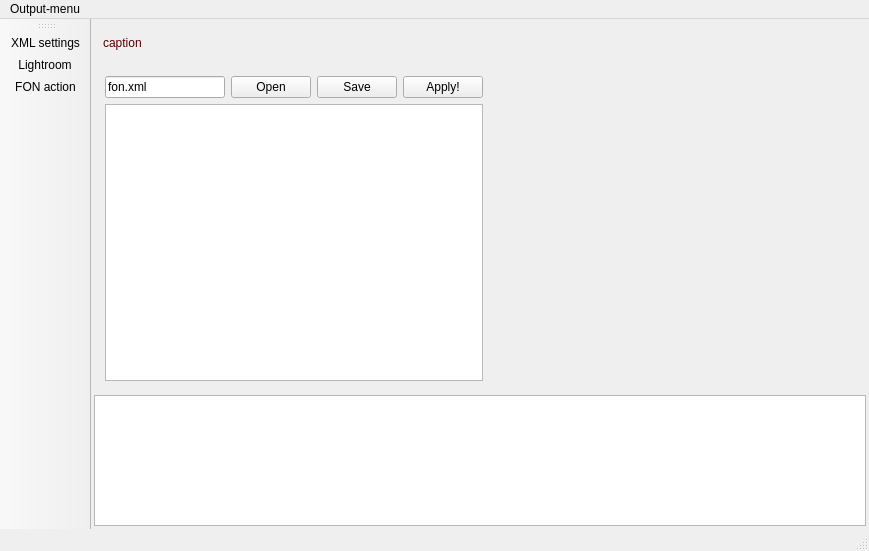
<?xml version="1.0" encoding="UTF-8"?>
<ui version="4.0">
 <class>MainWindowClass</class>
 <widget class="QMainWindow" name="MainWindowClass">
  <property name="geometry">
   <rect>
    <x>0</x>
    <y>0</y>
    <width>869</width>
    <height>551</height>
   </rect>
  </property>
  <property name="windowTitle">
   <string>FON Studio</string>
  </property>
  <property name="windowIcon">
   <iconset resource="res/fonstudio.qrc">
    <normaloff>:/icon4.png</normaloff>:/icon4.png</iconset>
  </property>
  <widget class="QWidget" name="centralWidget">
   <layout class="QGridLayout" name="gridLayout" rowstretch="1,5,2" columnstretch="1,2">
    <property name="margin">
     <number>3</number>
    </property>
    <property name="spacing">
     <number>3</number>
    </property>
    <item row="1" column="1">
     <widget class="PaintArea" name="PaintWidget" native="true">
      <property name="sizePolicy">
       <sizepolicy hsizetype="Expanding" vsizetype="Expanding">
        <horstretch>2</horstretch>
        <verstretch>0</verstretch>
       </sizepolicy>
      </property>
      <property name="cursor">
       <cursorShape>CrossCursor</cursorShape>
      </property>
      <property name="autoFillBackground">
       <bool>true</bool>
      </property>
     </widget>
    </item>
    <item row="2" column="0" colspan="2">
     <widget class="QPlainTextEdit" name="logOutput">
      <property name="sizePolicy">
       <sizepolicy hsizetype="Expanding" vsizetype="Expanding">
        <horstretch>0</horstretch>
        <verstretch>2</verstretch>
       </sizepolicy>
      </property>
      <property name="maximumSize">
       <size>
        <width>16777215</width>
        <height>200</height>
       </size>
      </property>
     </widget>
    </item>
    <item row="0" column="0" colspan="2">
     <widget class="QWidget" name="mainCaption" native="true">
      <property name="maximumSize">
       <size>
        <width>16777215</width>
        <height>40</height>
       </size>
      </property>
      <widget class="QLabel" name="headerCaption">
       <property name="geometry">
        <rect>
         <x>9</x>
         <y>9</y>
         <width>701</width>
         <height>24</height>
        </rect>
       </property>
       <property name="styleSheet">
        <string>font: 75 14pt &quot;Verdana&quot;;
color: rgb(85, 0, 0);</string>
       </property>
       <property name="text">
        <string>caption</string>
       </property>
       <property name="textFormat">
        <enum>Qt::PlainText</enum>
       </property>
      </widget>
     </widget>
    </item>
    <item row="1" column="0">
     <widget class="QStackedWidget" name="editStack">
      <property name="sizePolicy">
       <sizepolicy hsizetype="Preferred" vsizetype="Preferred">
        <horstretch>0</horstretch>
        <verstretch>0</verstretch>
       </sizepolicy>
      </property>
      <property name="minimumSize">
       <size>
        <width>400</width>
        <height>0</height>
       </size>
      </property>
      <property name="currentIndex">
       <number>0</number>
      </property>
      <widget class="QWidget" name="pageXML">
       <layout class="QVBoxLayout" name="verticalLayout">
        <item>
         <layout class="QHBoxLayout" name="horizontalLayout">
          <item>
           <widget class="QLineEdit" name="initFileName">
            <property name="text">
             <string>fon.xml</string>
            </property>
           </widget>
          </item>
          <item>
           <widget class="QPushButton" name="openFile">
            <property name="text">
             <string>Open</string>
            </property>
           </widget>
          </item>
          <item>
           <widget class="QPushButton" name="saveFile">
            <property name="text">
             <string>Save</string>
            </property>
           </widget>
          </item>
          <item>
           <widget class="QPushButton" name="applyXML">
            <property name="text">
             <string>Apply!</string>
            </property>
           </widget>
          </item>
         </layout>
        </item>
        <item>
         <widget class="QTextEdit" name="iniEdit">
          <property name="enabled">
           <bool>true</bool>
          </property>
          <property name="sizePolicy">
           <sizepolicy hsizetype="Expanding" vsizetype="Expanding">
            <horstretch>0</horstretch>
            <verstretch>1</verstretch>
           </sizepolicy>
          </property>
          <property name="maximumSize">
           <size>
            <width>1000</width>
            <height>16777215</height>
           </size>
          </property>
         </widget>
        </item>
       </layout>
      </widget>
      <widget class="QWidget" name="pageLightroom">
       <widget class="QPushButton" name="pbCreateLightroom">
        <property name="geometry">
         <rect>
          <x>10</x>
          <y>20</y>
          <width>171</width>
          <height>23</height>
         </rect>
        </property>
        <property name="text">
         <string>Create Lightroom</string>
        </property>
       </widget>
       <widget class="QPushButton" name="testLRO">
        <property name="geometry">
         <rect>
          <x>270</x>
          <y>160</y>
          <width>75</width>
          <height>23</height>
         </rect>
        </property>
        <property name="text">
         <string>lro - test</string>
        </property>
       </widget>
       <widget class="QLineEdit" name="lr_x">
        <property name="geometry">
         <rect>
          <x>40</x>
          <y>100</y>
          <width>41</width>
          <height>20</height>
         </rect>
        </property>
        <property name="text">
         <string>10</string>
        </property>
       </widget>
       <widget class="QLineEdit" name="lr_z">
        <property name="geometry">
         <rect>
          <x>40</x>
          <y>140</y>
          <width>41</width>
          <height>20</height>
         </rect>
        </property>
        <property name="text">
         <string>5</string>
        </property>
       </widget>
       <widget class="QLineEdit" name="lr_y">
        <property name="geometry">
         <rect>
          <x>40</x>
          <y>120</y>
          <width>41</width>
          <height>20</height>
         </rect>
        </property>
        <property name="text">
         <string>10</string>
        </property>
       </widget>
       <widget class="QPushButton" name="lroTestHemi">
        <property name="geometry">
         <rect>
          <x>270</x>
          <y>100</y>
          <width>75</width>
          <height>23</height>
         </rect>
        </property>
        <property name="text">
         <string>Test Grid</string>
        </property>
       </widget>
       <widget class="QPushButton" name="lrCalcFullGrid">
        <property name="geometry">
         <rect>
          <x>270</x>
          <y>180</y>
          <width>81</width>
          <height>23</height>
         </rect>
        </property>
        <property name="text">
         <string>calc full grid</string>
        </property>
       </widget>
       <widget class="QPushButton" name="lrLightGrid">
        <property name="geometry">
         <rect>
          <x>90</x>
          <y>50</y>
          <width>75</width>
          <height>23</height>
         </rect>
        </property>
        <property name="text">
         <string>draw lightgrid</string>
        </property>
       </widget>
       <widget class="QSlider" name="lrSliderX">
        <property name="geometry">
         <rect>
          <x>90</x>
          <y>100</y>
          <width>160</width>
          <height>21</height>
         </rect>
        </property>
        <property name="minimum">
         <number>-50</number>
        </property>
        <property name="maximum">
         <number>50</number>
        </property>
        <property name="orientation">
         <enum>Qt::Horizontal</enum>
        </property>
       </widget>
       <widget class="QSlider" name="lrSliderY">
        <property name="geometry">
         <rect>
          <x>90</x>
          <y>120</y>
          <width>160</width>
          <height>21</height>
         </rect>
        </property>
        <property name="minimum">
         <number>-50</number>
        </property>
        <property name="maximum">
         <number>50</number>
        </property>
        <property name="orientation">
         <enum>Qt::Horizontal</enum>
        </property>
       </widget>
       <widget class="QSlider" name="lrSliderZ">
        <property name="geometry">
         <rect>
          <x>90</x>
          <y>140</y>
          <width>160</width>
          <height>21</height>
         </rect>
        </property>
        <property name="maximum">
         <number>50</number>
        </property>
        <property name="orientation">
         <enum>Qt::Horizontal</enum>
        </property>
       </widget>
       <widget class="QLineEdit" name="lrAzim">
        <property name="geometry">
         <rect>
          <x>160</x>
          <y>180</y>
          <width>41</width>
          <height>20</height>
         </rect>
        </property>
        <property name="text">
         <string>0</string>
        </property>
       </widget>
       <widget class="QLineEdit" name="lrElevation">
        <property name="geometry">
         <rect>
          <x>210</x>
          <y>180</y>
          <width>41</width>
          <height>20</height>
         </rect>
        </property>
        <property name="text">
         <string>45</string>
        </property>
       </widget>
       <widget class="QLabel" name="label_4">
        <property name="geometry">
         <rect>
          <x>160</x>
          <y>160</y>
          <width>46</width>
          <height>14</height>
         </rect>
        </property>
        <property name="text">
         <string>Azimuth</string>
        </property>
       </widget>
       <widget class="QLabel" name="label_5">
        <property name="geometry">
         <rect>
          <x>210</x>
          <y>160</y>
          <width>46</width>
          <height>14</height>
         </rect>
        </property>
        <property name="text">
         <string>Elevation</string>
        </property>
       </widget>
       <widget class="QPushButton" name="lrProcess">
        <property name="geometry">
         <rect>
          <x>30</x>
          <y>250</y>
          <width>141</width>
          <height>23</height>
         </rect>
        </property>
        <property name="text">
         <string>Create &quot;writer&quot; stamps</string>
        </property>
       </widget>
       <widget class="QLabel" name="lrHemiValue">
        <property name="geometry">
         <rect>
          <x>280</x>
          <y>130</y>
          <width>46</width>
          <height>14</height>
         </rect>
        </property>
        <property name="text">
         <string>0</string>
        </property>
       </widget>
       <widget class="QPushButton" name="lrLoadStamps">
        <property name="geometry">
         <rect>
          <x>30</x>
          <y>280</y>
          <width>141</width>
          <height>23</height>
         </rect>
        </property>
        <property name="text">
         <string>Test load Stamps</string>
        </property>
       </widget>
       <widget class="QPushButton" name="lrReadStamps">
        <property name="geometry">
         <rect>
          <x>30</x>
          <y>220</y>
          <width>141</width>
          <height>23</height>
         </rect>
        </property>
        <property name="text">
         <string>Create &quot;reader&quot; stamps</string>
        </property>
       </widget>
      </widget>
      <widget class="QWidget" name="pageFON">
       <layout class="QVBoxLayout" name="verticalLayout_2">
        <item>
         <widget class="QTabWidget" name="tabWidget">
          <property name="sizePolicy">
           <sizepolicy hsizetype="Expanding" vsizetype="Expanding">
            <horstretch>0</horstretch>
            <verstretch>2</verstretch>
           </sizepolicy>
          </property>
          <property name="currentIndex">
           <number>0</number>
          </property>
          <widget class="QWidget" name="tab">
           <attribute name="title">
            <string>Stamping</string>
           </attribute>
           <widget class="QPushButton" name="stampTrees">
            <property name="geometry">
             <rect>
              <x>90</x>
              <y>10</y>
              <width>75</width>
              <height>23</height>
             </rect>
            </property>
            <property name="minimumSize">
             <size>
              <width>0</width>
              <height>0</height>
             </size>
            </property>
            <property name="text">
             <string>stamp trees</string>
            </property>
           </widget>
           <widget class="QPushButton" name="fonRun">
            <property name="geometry">
             <rect>
              <x>10</x>
              <y>10</y>
              <width>75</width>
              <height>23</height>
             </rect>
            </property>
            <property name="text">
             <string>Setup FON</string>
            </property>
           </widget>
           <widget class="QGroupBox" name="gEditTree">
            <property name="geometry">
             <rect>
              <x>10</x>
              <y>40</y>
              <width>331</width>
              <height>111</height>
             </rect>
            </property>
            <property name="title">
             <string>Edit tree</string>
            </property>
            <widget class="QDoubleSpinBox" name="treeDbh">
             <property name="geometry">
              <rect>
               <x>20</x>
               <y>30</y>
               <width>62</width>
               <height>22</height>
              </rect>
             </property>
             <property name="toolTip">
              <string>diameter (cm)</string>
             </property>
             <property name="maximum">
              <double>299.990000000000009</double>
             </property>
            </widget>
            <widget class="QDoubleSpinBox" name="treeHeight">
             <property name="geometry">
              <rect>
               <x>90</x>
               <y>30</y>
               <width>62</width>
               <height>22</height>
              </rect>
             </property>
             <property name="toolTip">
              <string>Height [m]</string>
             </property>
            </widget>
            <widget class="QPushButton" name="treeChange">
             <property name="geometry">
              <rect>
               <x>220</x>
               <y>10</y>
               <width>75</width>
               <height>21</height>
              </rect>
             </property>
             <property name="text">
              <string>Change</string>
             </property>
            </widget>
            <widget class="QDoubleSpinBox" name="treePosX">
             <property name="geometry">
              <rect>
               <x>20</x>
               <y>60</y>
               <width>62</width>
               <height>22</height>
              </rect>
             </property>
            </widget>
            <widget class="QDoubleSpinBox" name="treePosY">
             <property name="geometry">
              <rect>
               <x>90</x>
               <y>60</y>
               <width>62</width>
               <height>22</height>
              </rect>
             </property>
            </widget>
            <widget class="QLabel" name="treeImpact">
             <property name="geometry">
              <rect>
               <x>220</x>
               <y>60</y>
               <width>91</width>
               <height>41</height>
              </rect>
             </property>
             <property name="text">
              <string>(value)</string>
             </property>
            </widget>
            <widget class="QPushButton" name="pbSetAsDebug">
             <property name="geometry">
              <rect>
               <x>220</x>
               <y>40</y>
               <width>75</width>
               <height>23</height>
              </rect>
             </property>
             <property name="text">
              <string>debug tree</string>
             </property>
            </widget>
           </widget>
           <widget class="QGroupBox" name="groupBox">
            <property name="geometry">
             <rect>
              <x>10</x>
              <y>150</y>
              <width>331</width>
              <height>111</height>
             </rect>
            </property>
            <property name="title">
             <string>Visualization Options</string>
            </property>
            <widget class="QRadioButton" name="visFon">
             <property name="geometry">
              <rect>
               <x>10</x>
               <y>20</y>
               <width>84</width>
               <height>18</height>
              </rect>
             </property>
             <property name="text">
              <string>FON</string>
             </property>
             <property name="checked">
              <bool>true</bool>
             </property>
            </widget>
            <widget class="QRadioButton" name="visImpact">
             <property name="geometry">
              <rect>
               <x>10</x>
               <y>40</y>
               <width>111</width>
               <height>18</height>
              </rect>
             </property>
             <property name="text">
              <string>Impact values</string>
             </property>
            </widget>
            <widget class="QRadioButton" name="visDomGrid">
             <property name="geometry">
              <rect>
               <x>10</x>
               <y>60</y>
               <width>101</width>
               <height>18</height>
              </rect>
             </property>
             <property name="text">
              <string>dominace grid</string>
             </property>
            </widget>
            <widget class="QCheckBox" name="visAutoScale">
             <property name="geometry">
              <rect>
               <x>210</x>
               <y>20</y>
               <width>111</width>
               <height>18</height>
              </rect>
             </property>
             <property name="text">
              <string>Autoscale colors</string>
             </property>
            </widget>
            <widget class="QLabel" name="fonValue">
             <property name="geometry">
              <rect>
               <x>210</x>
               <y>70</y>
               <width>101</width>
               <height>31</height>
              </rect>
             </property>
             <property name="text">
              <string>(value)</string>
             </property>
            </widget>
            <widget class="QCheckBox" name="visDomHeight">
             <property name="geometry">
              <rect>
               <x>210</x>
               <y>40</y>
               <width>51</width>
               <height>18</height>
              </rect>
             </property>
             <property name="toolTip">
              <string>for vis. of influence grid: when checked, the color shows the FON-value if scaled to the height in combo-box right, and not for the value of the actual height-dominance-grid.</string>
             </property>
             <property name="text">
              <string>scale</string>
             </property>
            </widget>
            <widget class="QComboBox" name="visScaleValue">
             <property name="geometry">
              <rect>
               <x>260</x>
               <y>40</y>
               <width>51</width>
               <height>22</height>
              </rect>
             </property>
             <property name="toolTip">
              <string>&lt;!DOCTYPE HTML PUBLIC &quot;-//W3C//DTD HTML 4.0//EN&quot; &quot;http://www.w3.org/TR/REC-html40/strict.dtd&quot;&gt;
&lt;html&gt;&lt;head&gt;&lt;meta name=&quot;qrichtext&quot; content=&quot;1&quot; /&gt;&lt;style type=&quot;text/css&quot;&gt;
p, li { white-space: pre-wrap; }
&lt;/style&gt;&lt;/head&gt;&lt;body style=&quot; font-family:'MS Shell Dlg 2'; font-size:8.25pt; font-weight:400; font-style:normal;&quot;&gt;
&lt;p style=&quot; margin-top:0px; margin-bottom:0px; margin-left:0px; margin-right:0px; -qt-block-indent:0; text-indent:0px;&quot;&gt;&lt;span style=&quot; font-size:8pt;&quot;&gt;for vis. of influence grid: height value in meters.&lt;/span&gt;&lt;/p&gt;&lt;/body&gt;&lt;/html&gt;</string>
             </property>
             <item>
              <property name="text">
               <string>5</string>
              </property>
             </item>
             <item>
              <property name="text">
               <string>10</string>
              </property>
             </item>
             <item>
              <property name="text">
               <string>20</string>
              </property>
             </item>
             <item>
              <property name="text">
               <string>30</string>
              </property>
             </item>
             <item>
              <property name="text">
               <string>40</string>
              </property>
             </item>
             <item>
              <property name="text">
               <string>50</string>
              </property>
             </item>
             <item>
              <property name="text">
               <string>80</string>
              </property>
             </item>
            </widget>
           </widget>
           <widget class="QPushButton" name="pbResults">
            <property name="geometry">
             <rect>
              <x>270</x>
              <y>10</y>
              <width>71</width>
              <height>23</height>
             </rect>
            </property>
            <property name="toolTip">
             <string>copies tree results in clipboard.</string>
            </property>
            <property name="text">
             <string>Results</string>
            </property>
           </widget>
          </widget>
          <widget class="QWidget" name="tab_2">
           <attribute name="title">
            <string>Testing</string>
           </attribute>
           <widget class="QWidget" name="layoutWidget">
            <property name="geometry">
             <rect>
              <x>10</x>
              <y>20</y>
              <width>255</width>
              <height>22</height>
             </rect>
            </property>
            <layout class="QHBoxLayout" name="horizontalLayout_4">
             <item>
              <widget class="QLabel" name="label_3">
               <property name="text">
                <string>Formula</string>
               </property>
              </widget>
             </item>
             <item>
              <widget class="QLineEdit" name="formula"/>
             </item>
            </layout>
           </widget>
           <widget class="QWidget" name="layoutWidget_2">
            <property name="geometry">
             <rect>
              <x>10</x>
              <y>50</y>
              <width>255</width>
              <height>53</height>
             </rect>
            </property>
            <layout class="QHBoxLayout" name="horizontalLayout_3">
             <item>
              <widget class="QLineEdit" name="lVar1">
               <property name="maximumSize">
                <size>
                 <width>65</width>
                 <height>16777215</height>
                </size>
               </property>
              </widget>
             </item>
             <item>
              <widget class="QLineEdit" name="lVar2">
               <property name="maximumSize">
                <size>
                 <width>65</width>
                 <height>16777215</height>
                </size>
               </property>
              </widget>
             </item>
             <item>
              <widget class="QLabel" name="lCalcResult">
               <property name="text">
                <string>&lt;!DOCTYPE HTML PUBLIC &quot;-//W3C//DTD HTML 4.0//EN&quot; &quot;http://www.w3.org/TR/REC-html40/strict.dtd&quot;&gt;
&lt;html&gt;&lt;head&gt;&lt;meta name=&quot;qrichtext&quot; content=&quot;1&quot; /&gt;&lt;style type=&quot;text/css&quot;&gt;
p, li { white-space: pre-wrap; }
&lt;/style&gt;&lt;/head&gt;&lt;body style=&quot; font-family:'MS Shell Dlg 2'; font-size:8.25pt; font-weight:400; font-style:normal;&quot;&gt;
&lt;p style=&quot; margin-top:0px; margin-bottom:0px; margin-left:0px; margin-right:0px; -qt-block-indent:0; text-indent:0px;&quot;&gt;&lt;span style=&quot; font-size:8pt;&quot;&gt;Result&lt;/span&gt;&lt;a href=&quot;http://www.orf.at&quot;&gt;&lt;span style=&quot; text-decoration: underline; color:#0000ff;&quot;&gt;hoi&lt;/span&gt;&lt;/a&gt;&lt;/p&gt;&lt;/body&gt;&lt;/html&gt;</string>
               </property>
              </widget>
             </item>
             <item>
              <widget class="QPushButton" name="calcFormula">
               <property name="text">
                <string>Calculate</string>
               </property>
              </widget>
             </item>
            </layout>
           </widget>
           <widget class="QLabel" name="label">
            <property name="geometry">
             <rect>
              <x>30</x>
              <y>130</y>
              <width>46</width>
              <height>14</height>
             </rect>
            </property>
            <property name="text">
             <string>Count</string>
            </property>
           </widget>
           <widget class="QLineEdit" name="eTreeCount">
            <property name="geometry">
             <rect>
              <x>70</x>
              <y>130</y>
              <width>41</width>
              <height>20</height>
             </rect>
            </property>
            <property name="text">
             <string>100</string>
            </property>
           </widget>
           <widget class="QPushButton" name="pbAddTrees">
            <property name="geometry">
             <rect>
              <x>200</x>
              <y>130</y>
              <width>75</width>
              <height>23</height>
             </rect>
            </property>
            <property name="text">
             <string>Add</string>
            </property>
           </widget>
           <widget class="QLineEdit" name="eTreeDBH">
            <property name="geometry">
             <rect>
              <x>150</x>
              <y>130</y>
              <width>41</width>
              <height>20</height>
             </rect>
            </property>
            <property name="text">
             <string>30</string>
            </property>
           </widget>
           <widget class="QLabel" name="label_2">
            <property name="geometry">
             <rect>
              <x>120</x>
              <y>130</y>
              <width>46</width>
              <height>14</height>
             </rect>
            </property>
            <property name="text">
             <string>DBH</string>
            </property>
           </widget>
           <widget class="QPushButton" name="calcMatrix">
            <property name="geometry">
             <rect>
              <x>120</x>
              <y>160</y>
              <width>151</width>
              <height>21</height>
             </rect>
            </property>
            <property name="text">
             <string>ISOFON - calc matrix</string>
            </property>
           </widget>
           <widget class="QPushButton" name="execManyStands">
            <property name="geometry">
             <rect>
              <x>120</x>
              <y>190</y>
              <width>151</width>
              <height>23</height>
             </rect>
            </property>
            <property name="toolTip">
             <string>parse setting &quot;standlist&quot; in XML-input file, then load/stamp/save results for each stand listed.</string>
            </property>
            <property name="text">
             <string>execute many stands</string>
            </property>
           </widget>
          </widget>
          <widget class="QWidget" name="tabPerf">
           <attribute name="title">
            <string>Timing</string>
           </attribute>
           <widget class="QLineEdit" name="lApplyManyCount">
            <property name="geometry">
             <rect>
              <x>10</x>
              <y>20</y>
              <width>51</width>
              <height>20</height>
             </rect>
            </property>
            <property name="text">
             <string>10</string>
            </property>
           </widget>
           <widget class="QPushButton" name="pbMultipleApplication">
            <property name="geometry">
             <rect>
              <x>70</x>
              <y>20</y>
              <width>81</width>
              <height>23</height>
             </rect>
            </property>
            <property name="text">
             <string>x apply</string>
            </property>
           </widget>
          </widget>
         </widget>
        </item>
       </layout>
      </widget>
     </widget>
    </item>
   </layout>
  </widget>
  <widget class="QMenuBar" name="menuBar">
   <property name="geometry">
    <rect>
     <x>0</x>
     <y>0</y>
     <width>869</width>
     <height>21</height>
    </rect>
   </property>
   <widget class="QMenu" name="menuOutput_menu">
    <property name="title">
     <string>Output-menu</string>
    </property>
    <addaction name="actionTreelist"/>
    <addaction name="actionFON_grid"/>
   </widget>
   <addaction name="menuOutput_menu"/>
  </widget>
  <widget class="QToolBar" name="mainToolBar">
   <property name="iconSize">
    <size>
     <width>32</width>
     <height>32</height>
    </size>
   </property>
   <property name="toolButtonStyle">
    <enum>Qt::ToolButtonTextUnderIcon</enum>
   </property>
   <attribute name="toolBarArea">
    <enum>LeftToolBarArea</enum>
   </attribute>
   <attribute name="toolBarBreak">
    <bool>false</bool>
   </attribute>
   <addaction name="actionEdit_XML_settings"/>
   <addaction name="actionLightroom"/>
   <addaction name="actionFON_action"/>
  </widget>
  <widget class="QStatusBar" name="statusBar"/>
  <action name="actionLightroom">
   <property name="icon">
    <iconset resource="res/fonstudio.qrc">
     <normaloff>:/camera.png</normaloff>:/camera.png</iconset>
   </property>
   <property name="text">
    <string>Lightroom</string>
   </property>
   <property name="toolTip">
    <string>switch to lightroom</string>
   </property>
  </action>
  <action name="actionFON_action">
   <property name="icon">
    <iconset resource="res/fonstudio.qrc">
     <normaloff>:/audio-input-microphone.png</normaloff>:/audio-input-microphone.png</iconset>
   </property>
   <property name="text">
    <string>FON action</string>
   </property>
   <property name="toolTip">
    <string>FON test area</string>
   </property>
  </action>
  <action name="actionEdit_XML_settings">
   <property name="icon">
    <iconset resource="res/fonstudio.qrc">
     <normaloff>:/source_xml.png</normaloff>:/source_xml.png</iconset>
   </property>
   <property name="text">
    <string>XML settings</string>
   </property>
  </action>
  <action name="actionTreelist">
   <property name="text">
    <string>treelist</string>
   </property>
  </action>
  <action name="actionFON_grid">
   <property name="text">
    <string>FON grid</string>
   </property>
  </action>
 </widget>
 <layoutdefault spacing="6" margin="11"/>
 <customwidgets>
  <customwidget>
   <class>PaintArea</class>
   <extends>QWidget</extends>
   <header>paintarea.h</header>
   <container>1</container>
  </customwidget>
 </customwidgets>
 <tabstops>
  <tabstop>lr_x</tabstop>
  <tabstop>lr_y</tabstop>
  <tabstop>lr_z</tabstop>
  <tabstop>iniEdit</tabstop>
  <tabstop>pbCreateLightroom</tabstop>
  <tabstop>tabWidget</tabstop>
  <tabstop>stampTrees</tabstop>
  <tabstop>formula</tabstop>
  <tabstop>lVar1</tabstop>
  <tabstop>lVar2</tabstop>
  <tabstop>calcFormula</tabstop>
  <tabstop>logOutput</tabstop>
  <tabstop>testLRO</tabstop>
  <tabstop>initFileName</tabstop>
  <tabstop>applyXML</tabstop>
  <tabstop>saveFile</tabstop>
  <tabstop>lroTestHemi</tabstop>
  <tabstop>lrCalcFullGrid</tabstop>
  <tabstop>lrLightGrid</tabstop>
 </tabstops>
 <resources>
  <include location="res/fonstudio.qrc"/>
 </resources>
 <connections>
  <connection>
   <sender>lrSliderX</sender>
   <signal>valueChanged(int)</signal>
   <receiver>lroTestHemi</receiver>
   <slot>click()</slot>
   <hints>
    <hint type="sourcelabel">
     <x>218</x>
     <y>176</y>
    </hint>
    <hint type="destinationlabel">
     <x>173</x>
     <y>242</y>
    </hint>
   </hints>
  </connection>
  <connection>
   <sender>lrSliderY</sender>
   <signal>valueChanged(int)</signal>
   <receiver>lroTestHemi</receiver>
   <slot>click()</slot>
   <hints>
    <hint type="sourcelabel">
     <x>280</x>
     <y>198</y>
    </hint>
    <hint type="destinationlabel">
     <x>167</x>
     <y>240</y>
    </hint>
   </hints>
  </connection>
  <connection>
   <sender>lrSliderZ</sender>
   <signal>valueChanged(int)</signal>
   <receiver>lroTestHemi</receiver>
   <slot>click()</slot>
   <hints>
    <hint type="sourcelabel">
     <x>251</x>
     <y>216</y>
    </hint>
    <hint type="destinationlabel">
     <x>182</x>
     <y>243</y>
    </hint>
   </hints>
  </connection>
 </connections>
</ui>
